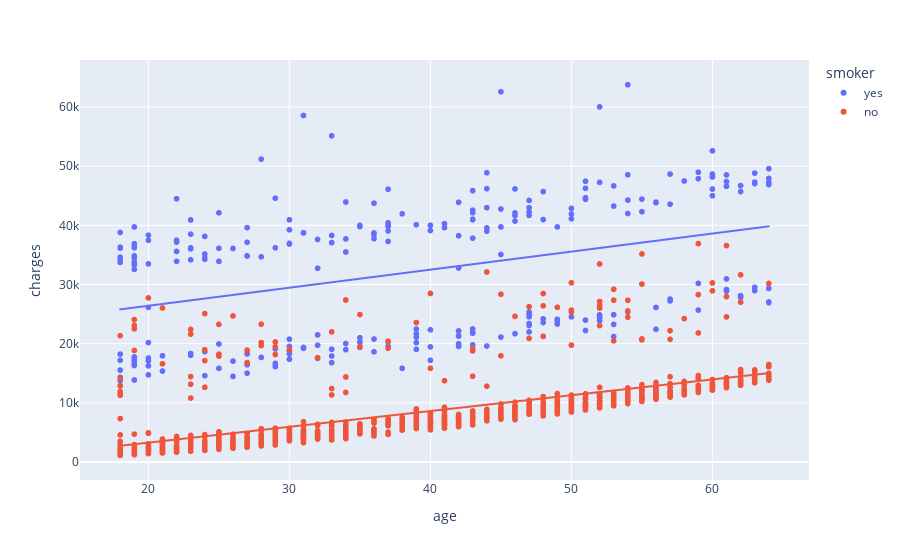

Notebook code for this chart:
### Markdown cell above
How age is related to charges?

### Code cell
# scatter plot of charges vs age
fig = px.scatter(df, x='age', y='charges', color='smoker', trendline='ols')
fig.show()

### Figure 1 — Plotly figure (JSON) as saved in the notebook; plotly's stock layout.template omitted (floating-point values rounded to 4 significant figures; data arrays with more than 128 entries replaced by an {"elided": "..."} marker saying what was removed)
{"data": [{"hovertemplate": "smoker=yes<br>age=%{x}<br>charges=%{y}<extra></extra>", "legendgroup": "yes", "marker": {"color": "#636efa", "symbol": "circle"}, "mode": "markers", "name": "yes", "showlegend": true, "type": "scattergl", "x": {"elided": "274 int values"}, "xaxis": "x", "y": {"elided": "274 float values"}, "yaxis": "y"}, {"hovertemplate": "<b>OLS trendline</b><br>charges = 305.238 * age + 20294.1<br>R<sup>2</sup>=0.135589<br><br>smoker=yes<br>age=%{x}<br>charges=%{y} <b>(trend)</b><extra></extra>", "legendgroup": "yes", "marker": {"color": "#636efa", "symbol": "circle"}, "mode": "lines", "name": "yes", "showlegend": false, "type": "scattergl", "x": {"elided": "274 int values"}, "xaxis": "x", "y": {"elided": "274 float values"}, "yaxis": "y"}, {"hovertemplate": "smoker=no<br>age=%{x}<br>charges=%{y}<extra></extra>", "legendgroup": "no", "marker": {"color": "#EF553B", "symbol": "circle"}, "mode": "markers", "name": "no", "showlegend": true, "type": "scattergl", "x": {"elided": "1063 int values"}, "xaxis": "x", "y": {"elided": "1063 float values"}, "yaxis": "y"}, {"hovertemplate": "<b>OLS trendline</b><br>charges = 267.118 * age + -2085.01<br>R<sup>2</sup>=0.393631<br><br>smoker=no<br>age=%{x}<br>charges=%{y} <b>(trend)</b><extra></extra>", "legendgroup": "no", "marker": {"color": "#EF553B", "symbol": "circle"}, "mode": "lines", "name": "no", "showlegend": false, "type": "scattergl", "x": {"elided": "1063 int values"}, "xaxis": "x", "y": {"elided": "1063 float values"}, "yaxis": "y"}], "layout": {"legend": {"title": {"text": "smoker"}, "tracegroupgap": 0}, "margin": {"t": 60}, "xaxis": {"anchor": "y", "domain": [0, 1], "title": {"text": "age"}}, "yaxis": {"anchor": "x", "domain": [0, 1], "title": {"text": "charges"}}}}
